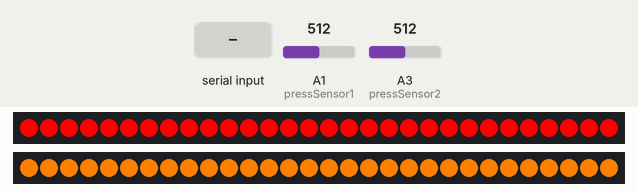
The sketch below on a simulated Arduino Uno, built with avr-gcc and run on an emulated ATmega328P. Parts: 2 × 30 RGB LEDs in strip order, left to right. The test bench sets the inputs (shaded band); at power-on: A1 (pressSensor1) = 512, A3 (pressSensor2) = 512.

Above: at 1.2 s.
1.3 s: A1 (pressSensor1) set to 52
6.0 s: A1 (pressSensor1) set to 44
At 11.1 s:
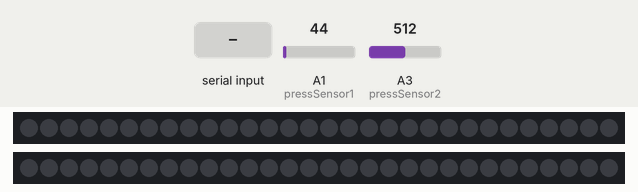
11.4 s: A1 (pressSensor1) set to 60
At 12.47 s:
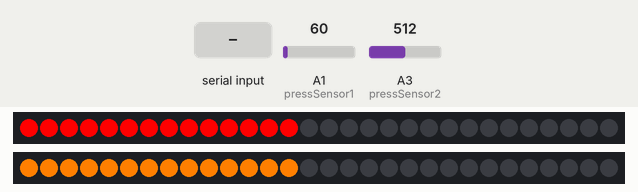
13.8 s: "1" received over Serial
At 17.9 s:
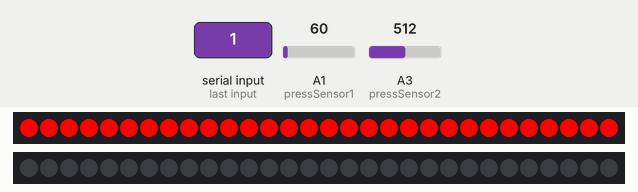
23.0 s: A1 (pressSensor1) set to 40
At 26.81 s:
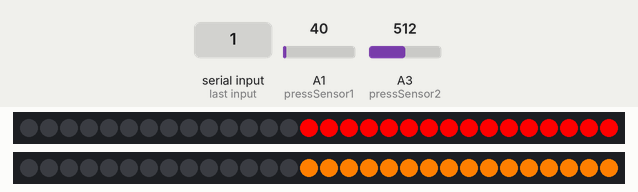
28.5 s: A1 (pressSensor1) set to 122
At 28.85 s:
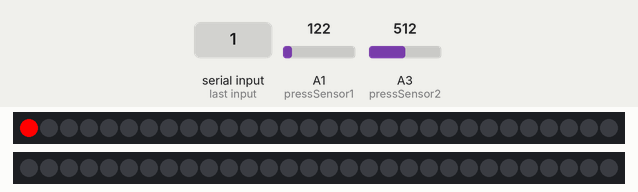
Timing chart, 0 to 31.5 s (numbered marks = the images above; inputs shaded):
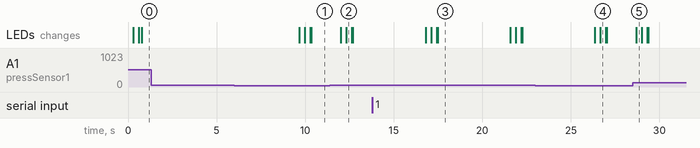

Measured:
- the behaviour switches between 50 and 49 on A1 (pressSensor1) (found by bisection; images 0 and 1)
- after the input at 1.3 s, every drawn part: stays the same
- after the input at 6.0 s, the LEDs: first change after 3.7 s (image 1 shows a later state)
- after the input at 11.4 s, the LEDs: first change after 0.61 s (image 2 shows a later state)
- after the input at 13.8 s, the LEDs: first change after 3.0 s (image 3 shows a later state)
- after the input at 23.0 s, the LEDs: first change after 3.4 s (image 4 shows a later state)
- after the input at 28.5 s, the LEDs: change after 0.20 s (image 5)

The sketch:

Human_face_Arduino.ino
```cpp
#include <Adafruit_NeoPixel.h>
#include <avr/power.h>

#define LED1 8
#define LED2 10
#define NUM_LED1 30 // Number of LED1
#define NUM_LED2 30 // Number of LED2
#define pressSensor1 A1 // connected to PressSeonsor1
#define pressSensor2 A3 // connected to PressSeonsor2

Adafruit_NeoPixel pixels1 = Adafruit_NeoPixel(NUM_LED1, LED1, NEO_GRB + NEO_KHZ800);
Adafruit_NeoPixel pixels2 = Adafruit_NeoPixel(NUM_LED2, LED2, NEO_GRB + NEO_KHZ800);

int delay_value = 10; // 0.01 second
int continuous_delay = 4000; // 7 seconds

char Recog; // char형으로 visual studio에서 인식 값 '0' 또는 '1'을 받음

void setup() {

  pixels1.begin();
  pixels2.begin();
  Serial.begin(9600);

}

void loop() {

  int press_value1 = analogRead(pressSensor1);
  int press_value2 = analogRead(pressSensor2);
  delay(100);

  // face detection 값의 변화 감지 시 (값의 변동 감지, face or non-face 감지)
  if (Serial.available()){

    Recog = Serial.read();

    if((Recog == '1') && (press_value1 >= 50)){

      for(int i=0; i<NUM_LED1; i++){

        pixels1.setPixelColor(i, pixels1.Color(255, 0, 0));
        pixels1.show(); // update pixel1 corlor infomation to computer
        delay(delay_value);

        pixels2.setPixelColor(i, pixels2.Color(0, 0, 0));
        pixels2.show(); // update pixel2 corlor infomation to computer
        delay(delay_value); // 추후 interrupt 방식 고려

        }
        delay(continuous_delay); // 변동성을 줄이기 위해 7sec의 딜레이 삽입
      }

    else if((press_value1 >= 50) && (press_value2 >= 50)){

        for(int i=0; i<NUM_LED1; i++){

        pixels1.setPixelColor(i, pixels1.Color(255, 0, 0));
        pixels1.show(); // update pixel1 corlor infomation to computer
        delay(delay_value);

        pixels2.setPixelColor(i, pixels2.Color(255, 127, 0));
        pixels2.show(); // update pixel2 corlor infomation to computer
        delay(delay_value); // 추후 interrupt 방식 고려

        }
        delay(continuous_delay); // 변동성을 줄이기 위해 7sec의 딜레이 삽입
    }

    else if((press_value1 >= 50) && (press_value2 >= 50) && (Recog == '1')){

        for(int i=0; i<NUM_LED1; i++){

        pixels1.setPixelColor(i, pixels1.Color(255, 0, 0));
        pixels1.show(); // update pixel1 corlor infomation to computer
        delay(delay_value);

        pixels2.setPixelColor(i, pixels2.Color(255, 127, 0));
        pixels2.show(); // update pixel2 corlor infomation to computer
        delay(delay_value); // 추후 interrupt 방식 고려

        }
        delay(continuous_delay); // 변동성을 줄이기 위해 7sec의 딜레이 삽입
    }

    else{
      for(int i=0; i<NUM_LED1; i++){
        pixels1.setPixelColor(i, pixels1.Color(0, 0, 0));
        pixels1.show(); // update pixel1 corlor infomation to computer
        delay(delay_value);

        pixels2.setPixelColor(i, pixels2.Color(0, 0, 0));
        pixels2.show(); // update pixel2 corlor infomation to computer
        delay(delay_value); // 추후 interrupt 방식 고려

        }
      }
    }

    // face detection 값의 변화가 없을 시 (값의 변동이 없을 때)
    else{
      if((press_value1 < 50) || (press_value2 < 50)){
        for(int i=0; i<NUM_LED1; i++){
        pixels1.setPixelColor(i, pixels1.Color(0, 0, 0));
        pixels1.show(); // update pixel1 corlor infomation to computer
        delay(delay_value);

        pixels2.setPixelColor(i, pixels2.Color(0, 0, 0));
        pixels2.show(); // update pixel2 corlor infomation to computer
        delay(delay_value); // 추후 interrupt 방식 고려

        }
      }

      else if((press_value1 >= 50) && (press_value2 >= 50)){

        for(int i=0; i<NUM_LED1; i++){

        pixels1.setPixelColor(i, pixels1.Color(255, 0, 0));
        pixels1.show(); // update pixel1 corlor infomation to computer
        delay(delay_value);

        pixels2.setPixelColor(i, pixels2.Color(255, 127, 0));
        pixels2.show(); // update pixel2 corlor infomation to computer
        delay(delay_value); // 추후 interrupt 방식 고려

        }
        delay(continuous_delay); // 변동성을 줄이기 위해 7sec의 딜레이 삽입
    }

      else{
      }
    }
  }
```
